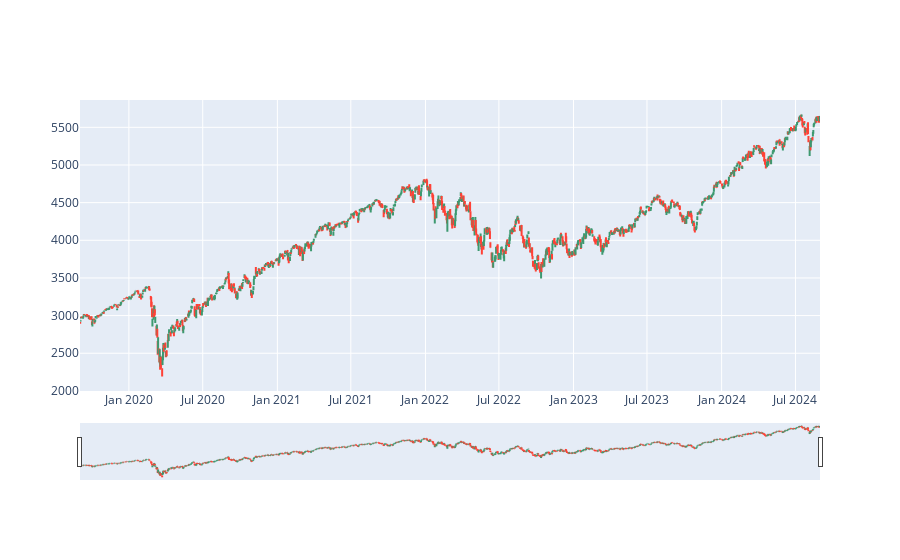

Write notebook code for a chart like this one.
### Code cell
import plotly.graph_objects as go

fig = go.Figure(data=go.Ohlc(x=sp500.index,
                    open=sp500['Open'],
                    high=sp500['High'],
                    low=sp500['Low'],
                    close=sp500['Close']))
fig.show()

### Figure 1 — Plotly figure (JSON) as saved in the notebook; plotly's stock layout.template omitted (floating-point values rounded to 4 significant figures; data arrays with more than 128 entries replaced by an {"elided": "..."} marker saying what was removed)
{"data": [{"close": {"elided": "1258 float values"}, "high": {"elided": "1258 float values"}, "low": {"elided": "1258 float values"}, "open": {"elided": "1258 float values"}, "type": "ohlc", "x": {"elided": "1258 str values"}}], "layout": {}}
